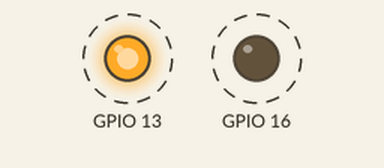
This program was run on a simulated Raspberry Pi (BCM pin numbers). Parts: output pins drawn as LEDs (lit = HIGH). Dashed ring = blinking. What the program prints to the terminal is not drawn.

Above: at 0.5 s.
Timing chart, 0 to 4.6 s (numbered marks = the images above):
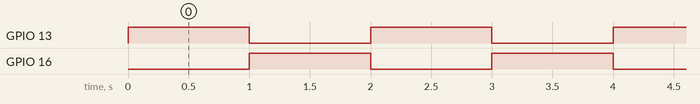

The program:

blink.py
```python
import RPi.GPIO as GPIO
import time

GPIO.setmode(GPIO.BCM)
GPIO.setwarnings(False)
GPIO.setup(13,GPIO.OUT)
GPIO.setup(16,GPIO.OUT)
while(True):
	print ("LED on")
	GPIO.output(13,GPIO.HIGH)
	GPIO.output(16,GPIO.LOW)
	time.sleep(1)
	print("LED off")
	GPIO.output(13,GPIO.LOW)
	GPIO.output(16,GPIO.HIGH)
	time.sleep(1)
```

Measured:
- by itself, GPIO 13, GPIO 16: alternates HIGH for 1.0 s and LOW for 1.0 s
